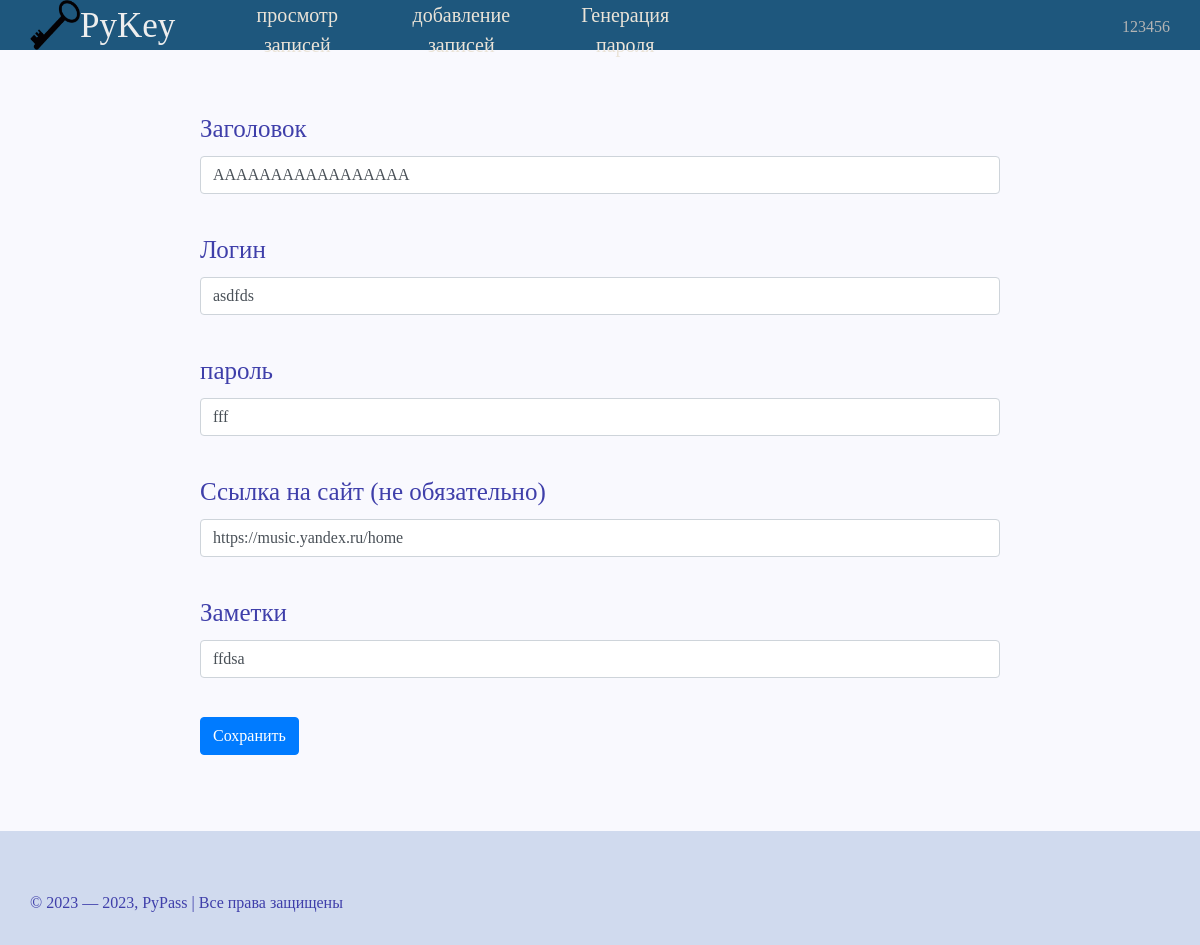
Page /change_info/1 (signed in) on the committed database.
### data/user.py (models this page shows, shortened)
class User(SqlAlchemyBase, UserMixin):
    __tablename__ = 'users'
    id = sqlalchemy.Column(sqlalchemy.Integer,
                           primary_key=True, autoincrement=True)
    name = sqlalchemy.Column(sqlalchemy.String, nullable=True)
    email = sqlalchemy.Column(sqlalchemy.String,
                              index=True, unique=True, nullable=True)
    password = sqlalchemy.Column(sqlalchemy.String, nullable=True)
    reset_code = sqlalchemy.Column(sqlalchemy.String, nullable=True)

### data/passwords.py (models this page shows, shortened)
class Passwords(SqlAlchemyBase):
    __tablename__ = 'password'
    id = sqlalchemy.Column(sqlalchemy.Integer,
                           primary_key=True, autoincrement=True)
    user_id = sqlalchemy.Column(sqlalchemy.Integer,
                                sqlalchemy.ForeignKey("users.id"))
    title = sqlalchemy.Column(sqlalchemy.String)
    login = sqlalchemy.Column(sqlalchemy.String)
    password = sqlalchemy.Column(sqlalchemy.String)
    site = sqlalchemy.Column(sqlalchemy.String)
    note = sqlalchemy.Column(sqlalchemy.String, nullable=True)

### server.py (the view, shortened to what this page needs)
@app.route('/change_info/<int:id>', methods=['GET', 'POST'])
def change_info(id):
    error = ''
    form = AddInfo()
    db_sess = db_session.create_session()
    somedata = db_sess.query(Passwords).filter(Passwords.id == id).first()
    form.title.data = somedata.title
    form.login.data = somedata.login
    form.password.data = fernet.decrypt(somedata.password).decode()
    form.site.data = somedata.site
    form.note.data = somedata.note
    return render_template('adding.html', form=form, error=error)

### forms.py
class AddInfo(FlaskForm):
    title = StringField('Заголовок', validators=[DataRequired(), Length(max=30)])
    login = StringField('Логин', validators=[DataRequired(), Length(max=40)])
    password = StringField('пароль', validators=[DataRequired(), Length(max=40)])
    note = StringField('Заметки', validators=[SpaceRequired])
    site = StringField('Ссылка на сайт (не обязательно)', validators=[RealLinkRequired])
    submit = SubmitField('Сохранить')

### data/db_session.py (called while the page is built)
def create_session() -> Session:
    global __factory
    return __factory()

### server.py (called while the page is built)
@login_manager.user_loader
def load_user(user_id):
    db_sess = db_session.create_session()
    return db_sess.query(User).get(user_id)

### templates/adding.html (shortened to what this page needs)
{% extends "base.html" %}
{% block content %}
    <form action="" method="post">
        {{ form.title.label }}
        {{ form.title(class="form-control") }}<br>
        {{ form.login.label }}
        {{ form.login(class="form-control") }}<br>
        {{ form.password.label }}
        {{ form.password(class="form-control") }}<br>
        {{ form.site.label }}
        {{ form.site(class="form-control") }}<br>
        {{ form.note.label }}
        {{ form.note(class="form-control") }}<br>
        <p>{{ form.submit(type="submit", class="btn btn-primary") }}</p>
    </form>
{% endblock %}

### templates/base.html (shortened to what this page needs)
<!DOCTYPE html>
<html lang="ru">
<head>
	<link rel="stylesheet" href="https://maxcdn.bootstrapcdn.com/bootstrap/4.0.0/css/bootstrap.min.css">
	<link rel="stylesheet" type="text/css" href="{{ url_for('static', filename='css/mainstyle.css') }}">
</head>
<body>
	<div class="header">
		<div class="logo">
			<a href="{{ url_for('index') }}"><img class="logotip" src="{{ url_for('static', filename='data/key.png') }}" alt="logo"></a>
			<span class="smallintrodaction">PyKey</span>
			<div class="menu">
				{% if current_user.is_authenticated %}
					<ul>
						<li><a href="{{ url_for('View_list') }}">просмотр записей</a></li>
						<li><a href="{{ url_for('Adding_info') }}">добавление записей</a></li>
						<li><a href="{{ url_for('create_pass') }}">Генерация пароля</a></li>
					</ul>
				{% else %}
					<ul>
						<li><a href="{{ url_for('create_pass') }}">Генерация пароля</a></li>
					</ul>
				{% endif %}
				<div class="profile">
					{% if current_user.is_authenticated %}
						<a href="{{ url_for('profile') }}" class="login">{{ current_user.name }}</a>
					{% else %}
						<a href="{{ url_for('login') }}" class="login">Авторизаяция</a>
						<a href="{{ url_for('regist') }}" class="regist">регистрация</a>
					{% endif %}
				</div>
			</div>
		</div>
	</div>
	<div class="container_box">
    		{% block content %}{% endblock %}
	</div>
	<div class="footer">
		<div class="footer-text">© 2023 — 2023, PyPass | Все права защищены</div>
	</div>
</body>
</html>

### static/css/mainstyle.css (style rules this page uses)
html { height: 100%; }
body { font-family: fantasy; margin: 0; padding: 0; color: #3F3FAA; display: flex; flex-direction: column; height: 100%; background-color: #F9F9FE; }
.header { background-color: #1E577D; text-align: left; color:#EEE; flex: 0 0 auto; }
.logo { max-height: 50px; margin: 0px 30px; display:flex; }
.logotip { width: 50px; height: 50px; }
.smallintrodaction { font-size: 35px; height: 50px; cursor: default; color: FFF; }
.profile { position: absolute; margin: 15px; 15px; right: 0px; top: 0px; }
.login { margin: 15px; 15px; text-decoration: none; color: #B4B4B4; }
.menu ul li { list-style: none; float: left; text-align: center; }
.menu ul li a { color:#EBE4D8; margin-left: 10px; margin-right: 10px; display: inline-block; text-decoration: none; width: 12vw; font-size: 20px; height: 50px; cursor: pointer; }
.container_box { flex: 1 0 auto; font-size: 25px; margin: 60px; margin-left: 200px; margin-right: 200px; }
.footer { position: relative; flex: 0 0 auto; width: 100%; background-color: #D0DAEE; }
.footer-text { margin: 30px; margin-top: 60px; }

### rows in the picture
User: name "123456"
Passwords: title "AAAAAAAAAAAAAAAAA", login "asdfds", password "fff", site "https://music.yandex.ru/home", note "ffdsa"
